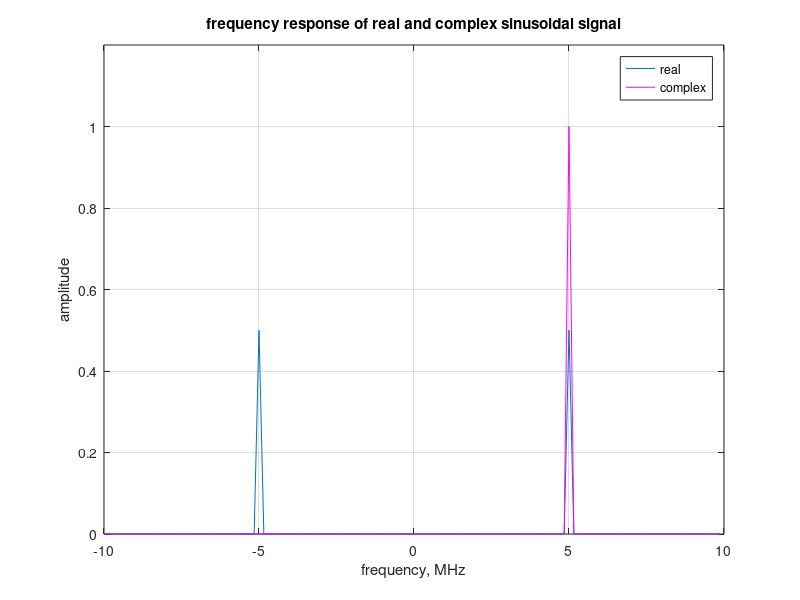

Write MATLAB code to recreate this figure.
%%%%%%%%%%%%%%%%%%%%%%%%%%%%%%%%%%%%%%%%%%%%%%%%%%%%%%%%%%%%
% All rights reserved by Krishna Pillai, http://www.dsplog.com 
% The file may not be re-distributed without explicit authorization
% from Krishna Pillai.
% Checked for proper operation with Octave Version 3.0.0
% Author	: Krishna Pillai
% Email		: krishna@dsplog.com
% Version	: 1.0
% Date		: 8 August 2008
% %%%%%%%%%%%%%%%%%%%%%%%%%%%%%%%%%%%%%%%%%%%%%%%%%%%%%%%%%

% Matlab/Octave script for plotting the spectrum for a real 
% sinusoidal and a complex sinusoidal. To demonstrate the 
% concept of negative frequency

clear all
close all

f0MHz = 5; % signal frequency
fsMHz = 20; % sampling frequency
N     = 128; % fft size

% generating the time domain signal
xReal    = cos(2*pi*f0MHz*[0:N-1]/fsMHz);
xComplex = exp(j*2*pi*f0MHz*[0:N-1]/fsMHz);

% taking the FFT
xRealF   = (1/N)*fft(xReal,N); 
xComplexF = (1/N)*fft(xComplex,N); 

figure;
plot([-N/2:N/2-1]*fsMHz/N,(fftshift(abs(xRealF))));
hold on
plot([-N/2:N/2-1]*fsMHz/N,(fftshift(abs(xComplexF))),'m');
xlabel('frequency, MHz')
ylabel('amplitude')
title('frequency response of real and complex sinusoidal signal'); 
legend('real','complex');
grid on 
axis([-fsMHz/2 fsMHz/2 0 1.2])



